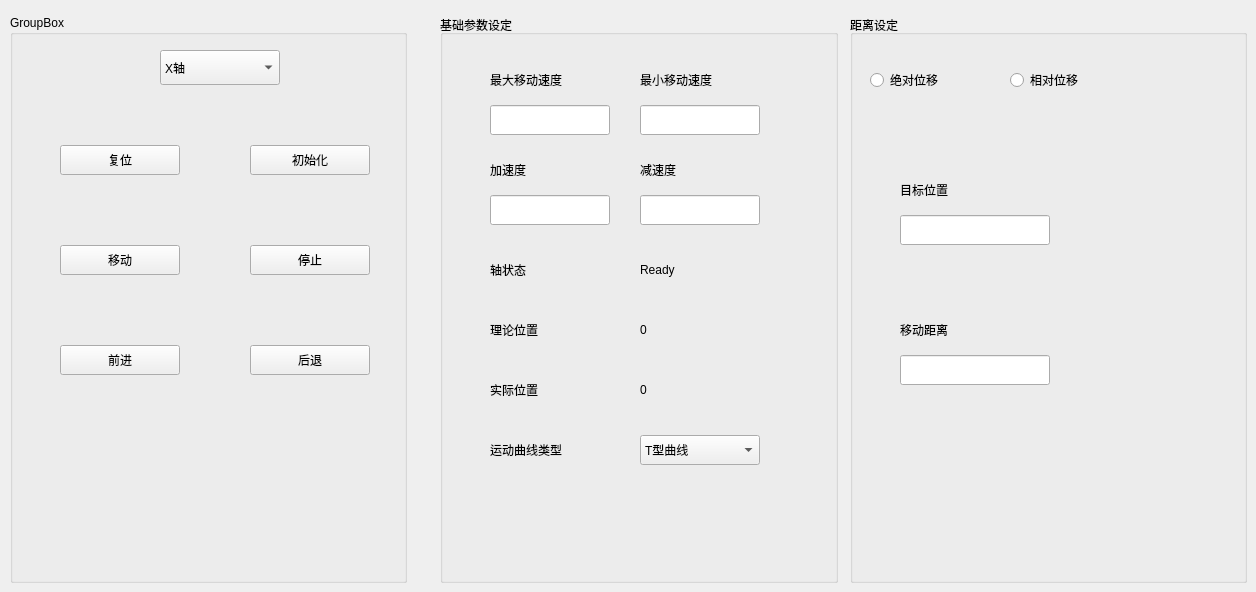
          <widget class="QWidget" name="tab_6">
           <attribute name="title">
            <string> 控制调试</string>
           </attribute>
           <widget class="QGroupBox" name="groupBox_15">
            <property name="geometry">
             <rect>
              <x>10</x>
              <y>15</y>
              <width>397</width>
              <height>568</height>
             </rect>
            </property>
            <property name="title">
             <string>GroupBox</string>
            </property>
            <widget class="QComboBox" name="comboBox_3">
             <property name="geometry">
              <rect>
               <x>150</x>
               <y>35</y>
               <width>120</width>
               <height>35</height>
              </rect>
             </property>
             <item>
              <property name="text">
               <string>X轴</string>
              </property>
             </item>
             <item>
              <property name="text">
               <string>Y轴</string>
              </property>
             </item>
             <item>
              <property name="text">
               <string>Z轴</string>
              </property>
             </item>
            </widget>
            <widget class="QPushButton" name="pushButton_AxInit">
             <property name="geometry">
              <rect>
               <x>240</x>
               <y>130</y>
               <width>120</width>
               <height>30</height>
              </rect>
             </property>
             <property name="text">
              <string>初始化</string>
             </property>
             <property name="icon">
              <iconset>
               <normaloff>:/img/init.png</normaloff>:/img/init.png</iconset>
             </property>
             <property name="iconSize">
              <size>
               <width>30</width>
               <height>30</height>
              </size>
             </property>
            </widget>
            <widget class="QPushButton" name="pushButton_AxPosReset">
             <property name="geometry">
              <rect>
               <x>50</x>
               <y>130</y>
               <width>120</width>
               <height>30</height>
              </rect>
             </property>
             <property name="text">
              <string>复位</string>
             </property>
             <property name="icon">
              <iconset resource="res.qrc">
               <normaloff>:/img/restart.png</normaloff>:/img/restart.png</iconset>
             </property>
            </widget>
            <widget class="QPushButton" name="pushButton_AxStop">
             <property name="geometry">
              <rect>
               <x>240</x>
               <y>230</y>
               <width>120</width>
               <height>30</height>
              </rect>
             </property>
             <property name="text">
              <string>停止</string>
             </property>
             <property name="icon">
              <iconset resource="res.qrc">
               <normaloff>:/img/stop.png</normaloff>:/img/stop.png</iconset>
             </property>
            </widget>
            <widget class="QPushButton" name="pushButton_AxMov">
             <property name="geometry">
              <rect>
               <x>50</x>
               <y>230</y>
               <width>120</width>
               <height>30</height>
              </rect>
             </property>
             <property name="text">
              <string>移动</string>
             </property>
             <property name="icon">
              <iconset resource="res.qrc">
               <normaloff>:/img/start.png</normaloff>:/img/start.png</iconset>
             </property>
            </widget>
            <widget class="QPushButton" name="pushButton_forward">
             <property name="geometry">
              <rect>
               <x>50</x>
               <y>330</y>
               <width>120</width>
               <height>30</height>
              </rect>
             </property>
             <property name="text">
              <string>前进</string>
             </property>
             <property name="icon">
              <iconset>
               <normaloff>:/img/forward.png</normaloff>:/img/forward.png</iconset>
             </property>
            </widget>
            <widget class="QPushButton" name="pushButton_backward">
             <property name="geometry">
              <rect>
               <x>240</x>
               <y>330</y>
               <width>120</width>
               <height>30</height>
              </rect>
             </property>
             <property name="text">
              <string>后退</string>
             </property>
             <property name="icon">
              <iconset>
               <normaloff>:/img/backward.png</normaloff>:/img/backward.png</iconset>
             </property>
            </widget>
           </widget>
           <widget class="QGroupBox" name="groupBox">
            <property name="geometry">
             <rect>
              <x>440</x>
              <y>15</y>
              <width>398</width>
              <height>568</height>
             </rect>
            </property>
            <property name="title">
             <string>基础参数设定</string>
            </property>
            <widget class="QLabel" name="label_14">
             <property name="geometry">
              <rect>
               <x>50</x>
               <y>50</y>
               <width>120</width>
               <height>30</height>
              </rect>
             </property>
             <property name="text">
              <string>&lt;html&gt;&lt;head/&gt;&lt;body&gt;&lt;p&gt;最大移动速度&lt;/p&gt;&lt;/body&gt;&lt;/html&gt;</string>
             </property>
            </widget>
            <widget class="QLineEdit" name="lineEdit_AxVelHigh">
             <property name="geometry">
              <rect>
               <x>50</x>
               <y>90</y>
               <width>120</width>
               <height>30</height>
              </rect>
             </property>
            </widget>
            <widget class="QLabel" name="label_23">
             <property name="geometry">
              <rect>
               <x>200</x>
               <y>50</y>
               <width>120</width>
               <height>30</height>
              </rect>
             </property>
             <property name="text">
              <string>&lt;html&gt;&lt;head/&gt;&lt;body&gt;&lt;p&gt;最小移动速度&lt;/p&gt;&lt;/body&gt;&lt;/html&gt;</string>
             </property>
            </widget>
            <widget class="QLineEdit" name="lineEdit_AxVelLow">
             <property name="geometry">
              <rect>
               <x>200</x>
               <y>90</y>
               <width>120</width>
               <height>30</height>
              </rect>
             </property>
            </widget>
            <widget class="QLabel" name="label_24">
             <property name="geometry">
              <rect>
               <x>50</x>
               <y>140</y>
               <width>120</width>
               <height>30</height>
              </rect>
             </property>
             <property name="text">
              <string>&lt;html&gt;&lt;head/&gt;&lt;body&gt;&lt;p&gt;加速度&lt;/p&gt;&lt;/body&gt;&lt;/html&gt;</string>
             </property>
            </widget>
            <widget class="QLabel" name="label_15">
             <property name="geometry">
              <rect>
               <x>200</x>
               <y>140</y>
               <width>120</width>
               <height>30</height>
              </rect>
             </property>
             <property name="text">
              <string>&lt;html&gt;&lt;head/&gt;&lt;body&gt;&lt;p&gt;减速度&lt;/p&gt;&lt;/body&gt;&lt;/html&gt;</string>
             </property>
            </widget>
            <widget class="QLineEdit" name="lineEdit_AxAcc">
             <property name="geometry">
              <rect>
               <x>50</x>
               <y>180</y>
               <width>120</width>
               <height>30</height>
              </rect>
             </property>
            </widget>
            <widget class="QLineEdit" name="lineEdit_AxDec">
             <property name="geometry">
              <rect>
               <x>200</x>
               <y>180</y>
               <width>120</width>
               <height>30</height>
              </rect>
             </property>
            </widget>
            <widget class="QLabel" name="label_18">
             <property name="geometry">
              <rect>
               <x>50</x>
               <y>240</y>
               <width>120</width>
               <height>30</height>
              </rect>
             </property>
             <property name="text">
              <string>&lt;html&gt;&lt;head/&gt;&lt;body&gt;&lt;p&gt;轴状态&lt;/p&gt;&lt;/body&gt;&lt;/html&gt;</string>
             </property>
            </widget>
            <widget class="QLabel" name="label_25">
             <property name="geometry">
              <rect>
               <x>50</x>
               <y>300</y>
               <width>120</width>
               <height>30</height>
              </rect>
             </property>
             <property name="text">
              <string>&lt;html&gt;&lt;head/&gt;&lt;body&gt;&lt;p&gt;理论位置&lt;/p&gt;&lt;/body&gt;&lt;/html&gt;</string>
             </property>
            </widget>
            <widget class="QLabel" name="label_16">
             <property name="geometry">
              <rect>
               <x>50</x>
               <y>360</y>
               <width>120</width>
               <height>30</height>
              </rect>
             </property>
             <property name="text">
              <string>&lt;html&gt;&lt;head/&gt;&lt;body&gt;&lt;p&gt;实际位置&lt;/p&gt;&lt;/body&gt;&lt;/html&gt;</string>
             </property>
            </widget>
            <widget class="QLabel" name="label_20">
             <property name="geometry">
              <rect>
               <x>50</x>
               <y>420</y>
               <width>120</width>
               <height>30</height>
              </rect>
             </property>
             <property name="text">
              <string>&lt;html&gt;&lt;head/&gt;&lt;body&gt;&lt;p&gt;运动曲线类型&lt;/p&gt;&lt;/body&gt;&lt;/html&gt;</string>
             </property>
            </widget>
            <widget class="QLabel" name="label_AxState">
             <property name="geometry">
              <rect>
               <x>200</x>
               <y>240</y>
               <width>120</width>
               <height>30</height>
              </rect>
             </property>
             <property name="text">
              <string>&lt;html&gt;&lt;head/&gt;&lt;body&gt;&lt;p&gt;Ready&lt;/p&gt;&lt;/body&gt;&lt;/html&gt;</string>
             </property>
            </widget>
            <widget class="QLabel" name="label_AxCmdPos">
             <property name="geometry">
              <rect>
               <x>200</x>
               <y>300</y>
               <width>120</width>
               <height>30</height>
              </rect>
             </property>
             <property name="text">
              <string>0</string>
             </property>
            </widget>
            <widget class="QLabel" name="label_AxActPos">
             <property name="geometry">
              <rect>
               <x>200</x>
               <y>360</y>
               <width>120</width>
               <height>30</height>
              </rect>
             </property>
             <property name="text">
              <string>&lt;html&gt;&lt;head/&gt;&lt;body&gt;&lt;p&gt;0&lt;/p&gt;&lt;/body&gt;&lt;/html&gt;</string>
             </property>
            </widget>
            <widget class="QComboBox" name="comboBox_Curve">
             <property name="geometry">
              <rect>
               <x>200</x>
               <y>420</y>
               <width>120</width>
               <height>30</height>
              </rect>
             </property>
             <property name="editable">
              <bool>false</bool>
             </property>
             <property name="currentText">
              <string>T型曲线</string>
             </property>
             <item>
              <property name="text">
               <string>T型曲线</string>
              </property>
             </item>
             <item>
              <property name="text">
               <string>S型曲线</string>
              </property>
             </item>
            </widget>
           </widget>
           <widget class="QGroupBox" name="groupBox_2">
            <property name="geometry">
             <rect>
              <x>850</x>
              <y>15</y>
              <width>397</width>
              <height>568</height>
             </rect>
            </property>
            <property name="title">
             <string>距离设定</string>
            </property>
            <widget class="QRadioButton" name="radioButton_AbsoluteDistance">
             <property name="geometry">
              <rect>
               <x>20</x>
               <y>50</y>
               <width>100</width>
               <height>30</height>
              </rect>
             </property>
             <property name="text">
              <string>绝对位移</string>
             </property>
            </widget>
            <widget class="QRadioButton" name="radioButton_RelativeDistance">
             <property name="geometry">
              <rect>
               <x>160</x>
               <y>50</y>
               <width>100</width>
               <height>30</height>
              </rect>
             </property>
             <property name="text">
              <string>相对位移</string>
             </property>
            </widget>
            <widget class="QLabel" name="label_21">
             <property name="geometry">
              <rect>
               <x>50</x>
               <y>160</y>
               <width>120</width>
               <height>30</height>
              </rect>
             </property>
             <property name="text">
              <string>&lt;html&gt;&lt;head/&gt;&lt;body&gt;&lt;p&gt;目标位置&lt;/p&gt;&lt;/body&gt;&lt;/html&gt;</string>
             </property>
            </widget>
            <widget class="QLineEdit" name="lineEdit_AxCmdPos">
             <property name="geometry">
              <rect>
               <x>50</x>
               <y>200</y>
               <width>150</width>
               <height>30</height>
              </rect>
             </property>
            </widget>
            <widget class="QLabel" name="label_22">
             <property name="geometry">
              <rect>
               <x>50</x>
               <y>300</y>
               <width>120</width>
               <height>30</height>
              </rect>
             </property>
             <property name="text">
              <string>&lt;html&gt;&lt;head/&gt;&lt;body&gt;&lt;p&gt;移动距离&lt;/p&gt;&lt;/body&gt;&lt;/html&gt;</string>
             </property>
            </widget>
            <widget class="QLineEdit" name="lineEdit_AxDistance">
             <property name="geometry">
              <rect>
               <x>50</x>
               <y>340</y>
               <width>150</width>
               <height>30</height>
              </rect>
             </property>
            </widget>
           </widget>
          </widget>
